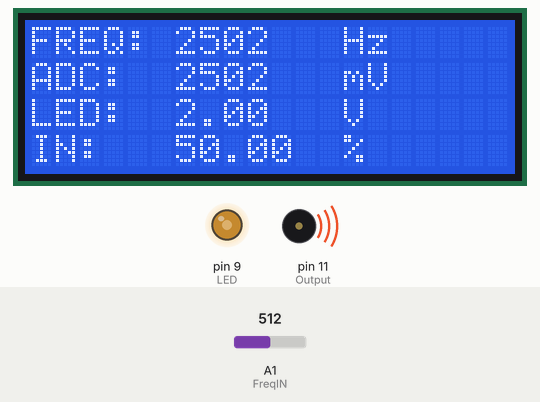
A sketch run on a simulated Arduino Nano, built with avr-gcc and run on an emulated ATmega328P. Shown: 20×4 character LCD, output pins drawn as LEDs (lit = HIGH), buzzer (waves = sounding). The inputs (shaded band) are chosen by the test bench; at power-on: A1 (FreqIN) = 512.

Above: at 11.7 s.
11.8 s: A1 (FreqIN) set to 716
At 13.3 s:
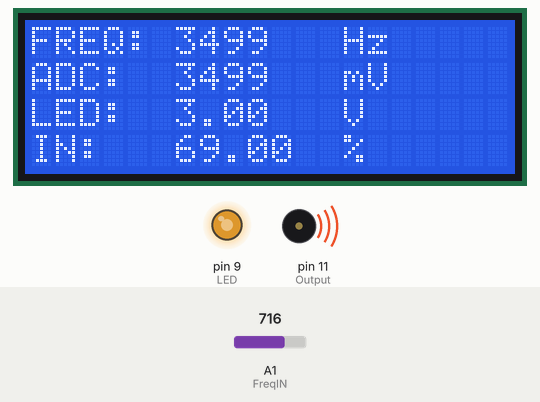
13.6 s: A1 (FreqIN) set to 900
At 15.2 s:
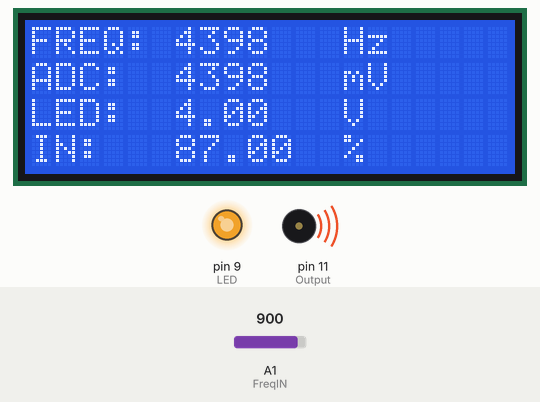
15.7 s: A1 (FreqIN) set to 122
At 17.1 s:
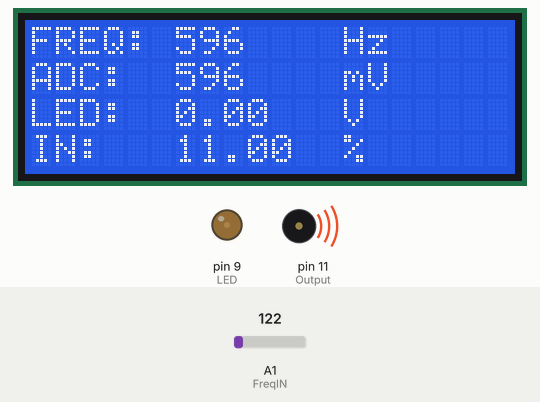
17.8 s: A1 (FreqIN) set to 0
At 19.9 s:
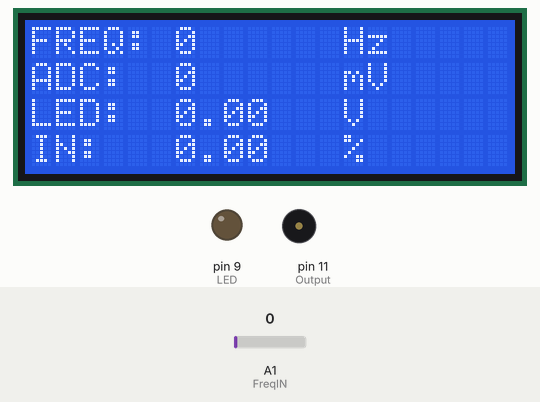
Timing chart, 0 to 20.9 s (numbered marks = the images above; inputs shaded):
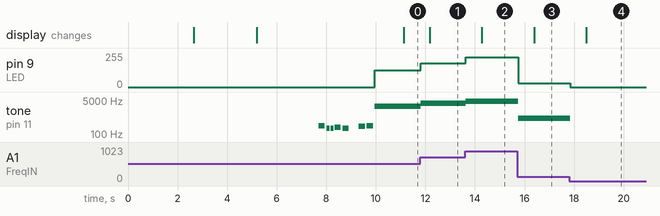

The sketch:

ARDBATOGE_I_2_C_LCD.ino
```cpp
//Alex Cooley
//12/02/2023
//Arduino Nano R3
//Mark 1 Arduino Based Tone Generator
//ARDBATOGE Mark 1

#include <Wire.h> //I2C Library
#include <LiquidCrystal_I2C.h> //LCD I2C Library

LiquidCrystal_I2C lcd (0x27,20,4);  // set the LCD address to 0x27 for a 20 chars and 4 line display


const int FreqIN = A1; //Frequency Control

const int Output= 11; //Test Output Pin
const int LED = 9; //LED Debug

int MaxFreq=5000;

int ToneOut;
int analogOut;
int AmpOut;

float ADCVal=00.00;
float LEDVal=00.00;

#include "pitches.h"

// notes in the melody:
int melody[] = {
  NOTE_C4, NOTE_G3, NOTE_G3, NOTE_A3, NOTE_G3, 0, NOTE_B3, NOTE_C4
};

// note durations: 4 = quarter note, 8 = eighth note, etc.:
int noteDurations[] = {
  4, 8, 8, 4, 4, 4, 4, 4
};

void setup() {

  pinMode(FreqIN, INPUT); //Frequency Control Input

  pinMode(Output, OUTPUT); //Tone Output
  pinMode(LED, OUTPUT); //Debugging LED

  lcd.init();
  lcd.init();
  // Print a message to the LCD.
  lcd.backlight();
  lcd.setCursor(6,1);
  lcd.print("Welcome");
  delay(2500);

  lcd.clear();
  lcd.backlight();
  lcd.setCursor(5,1);
  lcd.print("ARDBATOGE");
  lcd.setCursor(4,2);
  lcd.print("Version 1.0");
  delay(2500);

  lcd.clear();
  lcd.backlight();
  lcd.setCursor(6,0);
  lcd.print("Designed");
  lcd.setCursor(9,1);
  lcd.print("By");
  lcd.setCursor(6,2);
  lcd.print("Alexander");
  lcd.setCursor(7,3);
  lcd.print("Cooley");
  delay(2500);

  // iterate over the notes of the melody:
  for (int thisNote = 0; thisNote < 8; thisNote++) {

    // to calculate the note duration, take one second divided by the note type.
    //e.g. quarter note = 1000 / 4, eighth note = 1000/8, etc.
    int noteDuration = 1000 / noteDurations[thisNote];
    tone(Output, melody[thisNote], noteDuration);

    // to distinguish the notes, set a minimum time between them.
    // the note's duration + 30% seems to work well:
    int pauseBetweenNotes = noteDuration * 1.30;
    delay(pauseBetweenNotes);
    // stop the tone playing:
    noTone(Output);
  }
}

void loop() {
  // no need to repeat the melody.
  float ADC1 = 0000.0; //Frequency Control Input
  ADC1=analogRead(FreqIN);

  ToneOut=map(ADC1, 0, 1023, 0, MaxFreq);

  analogOut=map(ADC1, 0, 1023, 0, 255);

  AmpOut=map(ADC1, 0, 1023, 0, 5000);

  LEDVal=map(ADC1, 0, 1023, 0, 5.00);

  ADCVal=map(ADC1, 0, 1023, 0, 100);


  tone(Output, ToneOut);

  analogWrite(LED, analogOut);
  delay(100);

  static unsigned long Stat = millis();{

  if (millis() - Stat > 1000){

   lcd.clear();
   lcd.setCursor(0,0);
   lcd.print("FREQ:");
   lcd.setCursor(6,0);
   lcd.print(ToneOut);
   lcd.setCursor(13,0);
   lcd.print("Hz");
   lcd.setCursor(0,1);
   lcd.print("ADC:");
   lcd.setCursor(6,1);
   lcd.print(AmpOut);
   lcd.setCursor(13,1);
   lcd.print("mV");
   lcd.setCursor(0,2);
   lcd.print("LED:");
   lcd.setCursor(6,2);
   lcd.print(LEDVal);
   lcd.setCursor(13,2);
   lcd.print("V");
   lcd.setCursor(0,3);
   lcd.print("IN:");
   lcd.setCursor(6,3);
   lcd.print(ADCVal);
   lcd.setCursor(13,3);
   lcd.print("%");


   Stat = millis();


}
  }
    }
```

Measured:
- after the input at 11.8 s, pin 9 (LED): 127/255 → 178/255 at once; tone on pin 11 (Output): 2502 Hz → 3499 Hz at once; the display: changes after 0.37 s (image 1)
- after the input at 13.6 s, pin 9 (LED): 178/255 → 224/255 at once; tone on pin 11 (Output): 3499 Hz → 4398 Hz at once; the display: changes after 0.68 s (image 2)
- after the input at 15.7 s, pin 9 (LED): 224/255 → 30/255 at once; tone on pin 11 (Output): 4398 Hz → 596 Hz at once; the display: changes after 0.69 s (image 3)
- after the input at 17.8 s, pin 9 (LED): 30/255 → 0/255 at once; tone on pin 11 (Output): 596 Hz → silent at once; the display: changes after 0.69 s (image 4)
- by itself, tone on pin 11 (Output): plays 262 Hz for 0.25 s, 196 Hz for 0.13 s, 196 Hz for 0.13 s, 220 Hz for 0.25 s, 196 Hz for 0.25 s, 247 Hz for 0.25 s … (8 notes in this stretch)
